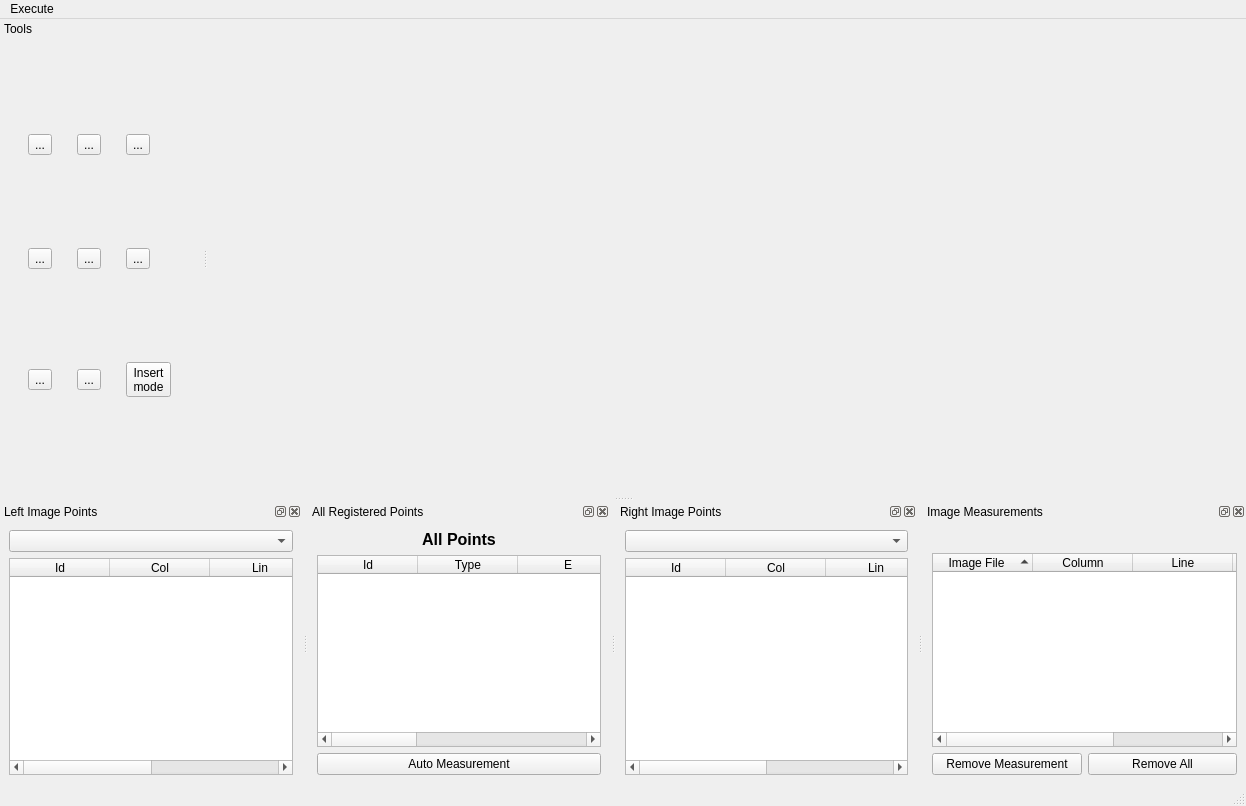
 <widget class="QMainWindow" name="PTMainWindow">
  <property name="geometry">
   <rect>
    <x>0</x>
    <y>0</y>
    <width>1246</width>
    <height>806</height>
   </rect>
  </property>
  <property name="windowTitle">
   <string>MainWindow</string>
  </property>
  <property name="autoFillBackground">
   <bool>true</bool>
  </property>
  <widget class="QWidget" name="centralwidget">
   <property name="maximumSize">
    <size>
     <width>16777215</width>
     <height>16777215</height>
    </size>
   </property>
   <layout class="QHBoxLayout" name="horizontalLayout">
    <item>
     <layout class="QVBoxLayout" name="viewerLayout">
      <property name="sizeConstraint">
       <enum>QLayout::SetNoConstraint</enum>
      </property>
     </layout>
    </item>
   </layout>
  </widget>
  <widget class="QMenuBar" name="menubar">
   <property name="geometry">
    <rect>
     <x>0</x>
     <y>0</y>
     <width>1246</width>
     <height>25</height>
    </rect>
   </property>
   <widget class="QMenu" name="menuExecute">
    <property name="title">
     <string>Execute</string>
    </property>
    <addaction name="actionCalculateFotoTri"/>
   </widget>
   <addaction name="menuExecute"/>
  </widget>
  <widget class="QStatusBar" name="statusBar"/>
  <widget class="QDockWidget" name="leftImageDock">
   <property name="sizePolicy">
    <sizepolicy hsizetype="MinimumExpanding" vsizetype="Preferred">
     <horstretch>0</horstretch>
     <verstretch>0</verstretch>
    </sizepolicy>
   </property>
   <property name="minimumSize">
    <size>
     <width>107</width>
     <height>164</height>
    </size>
   </property>
   <property name="features">
    <set>QDockWidget::AllDockWidgetFeatures</set>
   </property>
   <property name="allowedAreas">
    <set>Qt::BottomDockWidgetArea</set>
   </property>
   <property name="windowTitle">
    <string>Left Image Points</string>
   </property>
   <attribute name="dockWidgetArea">
    <number>8</number>
   </attribute>
   <widget class="QWidget" name="dockWidgetContents_7">
    <layout class="QVBoxLayout" name="verticalLayout">
     <item>
      <widget class="QComboBox" name="leftImageComboBox"/>
     </item>
     <item>
      <widget class="br::uerj::eng::efoto::ETableWidget" name="leftImageTableWidget">
       <property name="focusPolicy">
        <enum>Qt::StrongFocus</enum>
       </property>
       <property name="toolTip">
        <string comment="disambi" extracomment="comment">&lt;!DOCTYPE HTML PUBLIC &quot;-//W3C//DTD HTML 4.0//EN&quot; &quot;http://www.w3.org/TR/REC-html40/strict.dtd&quot;&gt;
&lt;html&gt;&lt;head&gt;&lt;meta name=&quot;qrichtext&quot; content=&quot;1&quot; /&gt;&lt;style type=&quot;text/css&quot;&gt;
p, li { white-space: pre-wrap; }
&lt;/style&gt;&lt;/head&gt;&lt;body style=&quot; font-family:'Sans'; font-size:10pt; font-weight:400; font-style:normal;&quot;&gt;
&lt;p style=&quot; margin-top:0px; margin-bottom:0px; margin-left:0px; margin-right:0px; -qt-block-indent:0; text-indent:0px;&quot;&gt;&lt;span style=&quot; color:#000000;&quot;&gt;Table with image's points&lt;/span&gt;&lt;/p&gt;&lt;/body&gt;&lt;/html&gt;</string>
       </property>
       <property name="editTriggers">
        <set>QAbstractItemView::NoEditTriggers</set>
       </property>
       <property name="showDropIndicator" stdset="0">
        <bool>false</bool>
       </property>
       <property name="dragDropOverwriteMode">
        <bool>false</bool>
       </property>
       <property name="sortingEnabled">
        <bool>true</bool>
       </property>
       <property name="rowCount">
        <number>0</number>
       </property>
       <property name="columnCount">
        <number>4</number>
       </property>
       <column>
        <property name="text">
         <string>Id</string>
        </property>
       </column>
       <column>
        <property name="text">
         <string>Col</string>
        </property>
       </column>
       <column>
        <property name="text">
         <string>Lin</string>
        </property>
       </column>
       <column>
        <property name="text">
         <string>key</string>
        </property>
       </column>
      </widget>
     </item>
    </layout>
   </widget>
  </widget>
  <widget class="QDockWidget" name="pointsDock">
   <property name="sizePolicy">
    <sizepolicy hsizetype="MinimumExpanding" vsizetype="Preferred">
     <horstretch>0</horstretch>
     <verstretch>0</verstretch>
    </sizepolicy>
   </property>
   <property name="minimumSize">
    <size>
     <width>259</width>
     <height>187</height>
    </size>
   </property>
   <property name="features">
    <set>QDockWidget::AllDockWidgetFeatures</set>
   </property>
   <property name="allowedAreas">
    <set>Qt::BottomDockWidgetArea</set>
   </property>
   <property name="windowTitle">
    <string>All Registered Points</string>
   </property>
   <attribute name="dockWidgetArea">
    <number>8</number>
   </attribute>
   <widget class="QWidget" name="dockWidgetContents_8">
    <layout class="QVBoxLayout" name="verticalLayout_2">
     <item>
      <widget class="QLabel" name="label_2">
       <property name="sizePolicy">
        <sizepolicy hsizetype="Minimum" vsizetype="Preferred">
         <horstretch>0</horstretch>
         <verstretch>0</verstretch>
        </sizepolicy>
       </property>
       <property name="text">
        <string>&lt;!DOCTYPE HTML PUBLIC &quot;-//W3C//DTD HTML 4.0//EN&quot; &quot;http://www.w3.org/TR/REC-html40/strict.dtd&quot;&gt;
&lt;html&gt;&lt;head&gt;&lt;meta name=&quot;qrichtext&quot; content=&quot;1&quot; /&gt;&lt;style type=&quot;text/css&quot;&gt;
p, li { white-space: pre-wrap; }
&lt;/style&gt;&lt;/head&gt;&lt;body style=&quot; font-family:'MS Shell Dlg 2'; font-size:8.25pt; font-weight:400; font-style:normal;&quot;&gt;
&lt;p align=&quot;center&quot; style=&quot; margin-top:0px; margin-bottom:0px; margin-left:0px; margin-right:0px; -qt-block-indent:0; text-indent:0px;&quot;&gt;&lt;span style=&quot; font-size:12pt; font-weight:600;&quot;&gt;All Points&lt;/span&gt;&lt;/p&gt;&lt;/body&gt;&lt;/html&gt;</string>
       </property>
      </widget>
     </item>
     <item>
      <widget class="br::uerj::eng::efoto::ETableWidget" name="pointsTableWidget">
       <property name="toolTip">
        <string>&lt;!DOCTYPE HTML PUBLIC &quot;-//W3C//DTD HTML 4.0//EN&quot; &quot;http://www.w3.org/TR/REC-html40/strict.dtd&quot;&gt;
&lt;html&gt;&lt;head&gt;&lt;meta name=&quot;qrichtext&quot; content=&quot;1&quot; /&gt;&lt;style type=&quot;text/css&quot;&gt;
p, li { white-space: pre-wrap; }
&lt;/style&gt;&lt;/head&gt;&lt;body style=&quot; font-family:'Sans'; font-size:10pt; font-weight:400; font-style:normal;&quot;&gt;
&lt;p style=&quot; margin-top:0px; margin-bottom:0px; margin-left:0px; margin-right:0px; -qt-block-indent:0; text-indent:0px;&quot;&gt;&lt;span style=&quot; color:#000000;&quot;&gt;Table with all points&lt;/span&gt;&lt;/p&gt;&lt;/body&gt;&lt;/html&gt;</string>
       </property>
       <property name="sortingEnabled">
        <bool>true</bool>
       </property>
       <property name="rowCount">
        <number>0</number>
       </property>
       <property name="columnCount">
        <number>6</number>
       </property>
       <column>
        <property name="text">
         <string>Id</string>
        </property>
       </column>
       <column>
        <property name="text">
         <string>Type</string>
        </property>
       </column>
       <column>
        <property name="text">
         <string>E</string>
        </property>
       </column>
       <column>
        <property name="text">
         <string>N</string>
        </property>
       </column>
       <column>
        <property name="text">
         <string>H</string>
        </property>
       </column>
       <column>
        <property name="text">
         <string>keys</string>
        </property>
       </column>
      </widget>
     </item>
     <item>
      <widget class="QPushButton" name="autoMeasurementButton">
       <property name="text">
        <string>Auto Measurement</string>
       </property>
      </widget>
     </item>
    </layout>
   </widget>
  </widget>
  <widget class="QDockWidget" name="rightImageDock">
   <property name="sizePolicy">
    <sizepolicy hsizetype="MinimumExpanding" vsizetype="Preferred">
     <horstretch>0</horstretch>
     <verstretch>0</verstretch>
    </sizepolicy>
   </property>
   <property name="minimumSize">
    <size>
     <width>107</width>
     <height>164</height>
    </size>
   </property>
   <property name="features">
    <set>QDockWidget::AllDockWidgetFeatures</set>
   </property>
   <property name="allowedAreas">
    <set>Qt::BottomDockWidgetArea</set>
   </property>
   <property name="windowTitle">
    <string>Right Image Points</string>
   </property>
   <attribute name="dockWidgetArea">
    <number>8</number>
   </attribute>
   <widget class="QWidget" name="dockWidgetContents_9">
    <layout class="QVBoxLayout" name="verticalLayout_3">
     <item>
      <widget class="QComboBox" name="rightImageComboBox"/>
     </item>
     <item>
      <widget class="br::uerj::eng::efoto::ETableWidget" name="rightImageTableWidget">
       <property name="toolTip">
        <string>&lt;!DOCTYPE HTML PUBLIC &quot;-//W3C//DTD HTML 4.0//EN&quot; &quot;http://www.w3.org/TR/REC-html40/strict.dtd&quot;&gt;
&lt;html&gt;&lt;head&gt;&lt;meta name=&quot;qrichtext&quot; content=&quot;1&quot; /&gt;&lt;style type=&quot;text/css&quot;&gt;
p, li { white-space: pre-wrap; }
&lt;/style&gt;&lt;/head&gt;&lt;body style=&quot; font-family:'Sans'; font-size:10pt; font-weight:400; font-style:normal;&quot;&gt;
&lt;p style=&quot; margin-top:0px; margin-bottom:0px; margin-left:0px; margin-right:0px; -qt-block-indent:0; text-indent:0px;&quot;&gt;&lt;span style=&quot; color:#000000;&quot;&gt;Table with image's points&lt;/span&gt;&lt;/p&gt;&lt;/body&gt;&lt;/html&gt;</string>
       </property>
       <property name="sortingEnabled">
        <bool>true</bool>
       </property>
       <property name="rowCount">
        <number>0</number>
       </property>
       <property name="columnCount">
        <number>4</number>
       </property>
       <column>
        <property name="text">
         <string>Id</string>
        </property>
       </column>
       <column>
        <property name="text">
         <string>Col</string>
        </property>
       </column>
       <column>
        <property name="text">
         <string>Lin</string>
        </property>
       </column>
       <column>
        <property name="text">
         <string>Key</string>
        </property>
       </column>
      </widget>
     </item>
    </layout>
   </widget>
  </widget>
  <widget class="QDockWidget" name="toolsDockWidget">
   <property name="sizePolicy">
    <sizepolicy hsizetype="Minimum" vsizetype="Minimum">
     <horstretch>0</horstretch>
     <verstretch>0</verstretch>
    </sizepolicy>
   </property>
   <property name="minimumSize">
    <size>
     <width>202</width>
     <height>177</height>
    </size>
   </property>
   <property name="maximumSize">
    <size>
     <width>500</width>
     <height>524287</height>
    </size>
   </property>
   <property name="baseSize">
    <size>
     <width>200</width>
     <height>300</height>
    </size>
   </property>
   <property name="features">
    <set>QDockWidget::DockWidgetMovable</set>
   </property>
   <property name="allowedAreas">
    <set>Qt::LeftDockWidgetArea|Qt::RightDockWidgetArea</set>
   </property>
   <property name="windowTitle">
    <string>Tools</string>
   </property>
   <attribute name="dockWidgetArea">
    <number>1</number>
   </attribute>
   <widget class="QWidget" name="dockWidgetContents_2">
    <layout class="QGridLayout" name="gridLayout">
     <item row="0" column="0">
      <widget class="QToolButton" name="markToolButton">
       <property name="toolTip">
        <string>&lt;!DOCTYPE HTML PUBLIC &quot;-//W3C//DTD HTML 4.0//EN&quot; &quot;http://www.w3.org/TR/REC-html40/strict.dtd&quot;&gt;
&lt;html&gt;&lt;head&gt;&lt;meta name=&quot;qrichtext&quot; content=&quot;1&quot; /&gt;&lt;style type=&quot;text/css&quot;&gt;
p, li { white-space: pre-wrap; }
&lt;/style&gt;&lt;/head&gt;&lt;body style=&quot; font-family:'Ubuntu'; font-size:11pt; font-weight:400; font-style:normal;&quot;&gt;
&lt;p style=&quot; margin-top:0px; margin-bottom:0px; margin-left:0px; margin-right:0px; -qt-block-indent:0; text-indent:0px;&quot;&gt;&lt;span style=&quot; font-family:'Sans'; font-size:8pt; font-weight:600; color:#000000;&quot;&gt;Create a photogrammetric point in project&lt;/span&gt;&lt;/p&gt;&lt;/body&gt;&lt;/html&gt;</string>
       </property>
       <property name="text">
        <string>...</string>
       </property>
       <property name="icon">
        <iconset resource="../resource/resource.qrc">
         <normaloff>:/icon/addmark.png</normaloff>:/icon/addmark.png</iconset>
       </property>
       <property name="iconSize">
        <size>
         <width>32</width>
         <height>32</height>
        </size>
       </property>
      </widget>
     </item>
     <item row="0" column="1">
      <widget class="QToolButton" name="flightDirectionToolButton">
       <property name="text">
        <string>...</string>
       </property>
       <property name="icon">
        <iconset resource="../resource/resource.qrc">
         <normaloff>:/icon/fd.png</normaloff>:/icon/fd.png</iconset>
       </property>
       <property name="iconSize">
        <size>
         <width>32</width>
         <height>32</height>
        </size>
       </property>
      </widget>
     </item>
     <item row="0" column="2">
      <widget class="QToolButton" name="calculateFotoTriToolButton">
       <property name="toolTip">
        <string>&lt;html&gt;&lt;head/&gt;&lt;body&gt;&lt;p&gt;&lt;span style=&quot; font-size:8pt; font-weight:600;&quot;&gt;Execute photo-triangulation&lt;/span&gt;&lt;/p&gt;&lt;/body&gt;&lt;/html&gt;</string>
       </property>
       <property name="text">
        <string>...</string>
       </property>
       <property name="icon">
        <iconset resource="../resource/resource.qrc">
         <normaloff>:/icon/exterior.png</normaloff>:/icon/exterior.png</iconset>
       </property>
       <property name="iconSize">
        <size>
         <width>32</width>
         <height>32</height>
        </size>
       </property>
      </widget>
     </item>
     <item row="1" column="0">
      <widget class="QToolButton" name="saveMarksButton">
       <property name="toolTip">
        <string>&lt;!DOCTYPE HTML PUBLIC &quot;-//W3C//DTD HTML 4.0//EN&quot; &quot;http://www.w3.org/TR/REC-html40/strict.dtd&quot;&gt;
&lt;html&gt;&lt;head&gt;&lt;meta name=&quot;qrichtext&quot; content=&quot;1&quot; /&gt;&lt;style type=&quot;text/css&quot;&gt;
p, li { white-space: pre-wrap; }
&lt;/style&gt;&lt;/head&gt;&lt;body style=&quot; font-family:'Ubuntu'; font-size:11pt; font-weight:400; font-style:normal;&quot;&gt;
&lt;p style=&quot; margin-top:0px; margin-bottom:0px; margin-left:0px; margin-right:0px; -qt-block-indent:0; text-indent:0px;&quot;&gt;&lt;span style=&quot; font-family:'MS Shell Dlg 2'; font-size:8pt; font-weight:600; color:#000000;&quot;&gt;Record measurements&lt;/span&gt;&lt;/p&gt;&lt;/body&gt;&lt;/html&gt;</string>
       </property>
       <property name="text">
        <string>...</string>
       </property>
       <property name="icon">
        <iconset resource="../resource/resource.qrc">
         <normaloff>:/icon/filesave</normaloff>:/icon/filesave</iconset>
       </property>
       <property name="iconSize">
        <size>
         <width>32</width>
         <height>32</height>
        </size>
       </property>
      </widget>
     </item>
     <item row="1" column="1">
      <widget class="QToolButton" name="viewReportToolButton">
       <property name="toolTip">
        <string>&lt;html&gt;&lt;head/&gt;&lt;body&gt;&lt;p&gt;&lt;span style=&quot; font-size:8pt; font-weight:600;&quot;&gt;Report accepted exterior orientations&lt;/span&gt;&lt;/p&gt;&lt;/body&gt;&lt;/html&gt;</string>
       </property>
       <property name="text">
        <string>...</string>
       </property>
       <property name="icon">
        <iconset resource="../resource/resource.qrc">
         <normaloff>:/icon/table.png</normaloff>:/icon/table.png</iconset>
       </property>
       <property name="iconSize">
        <size>
         <width>32</width>
         <height>32</height>
        </size>
       </property>
      </widget>
     </item>
     <item row="1" column="2">
      <widget class="QToolButton" name="exportToKmlButton">
       <property name="toolTip">
        <string>&lt;!DOCTYPE HTML PUBLIC &quot;-//W3C//DTD HTML 4.0//EN&quot; &quot;http://www.w3.org/TR/REC-html40/strict.dtd&quot;&gt;
&lt;html&gt;&lt;head&gt;&lt;meta name=&quot;qrichtext&quot; content=&quot;1&quot; /&gt;&lt;style type=&quot;text/css&quot;&gt;
p, li { white-space: pre-wrap; }
&lt;/style&gt;&lt;/head&gt;&lt;body style=&quot; font-family:'Ubuntu'; font-size:11pt; font-weight:400; font-style:normal;&quot;&gt;
&lt;p style=&quot; margin-top:0px; margin-bottom:0px; margin-left:0px; margin-right:0px; -qt-block-indent:0; text-indent:0px;&quot;&gt;&lt;span style=&quot; font-family:'MS Shell Dlg 2'; font-size:8pt; font-weight:600; color:#000000;&quot;&gt;Make a kml file with terrain points and images limits&lt;/span&gt;&lt;/p&gt;&lt;/body&gt;&lt;/html&gt;</string>
       </property>
       <property name="text">
        <string>...</string>
       </property>
       <property name="icon">
        <iconset resource="../resource/resource.qrc">
         <normaloff>:/icon/exportKMLIcon.png</normaloff>:/icon/exportKMLIcon.png</iconset>
       </property>
       <property name="iconSize">
        <size>
         <width>32</width>
         <height>32</height>
        </size>
       </property>
      </widget>
     </item>
     <item row="2" column="0">
      <widget class="QToolButton" name="reportButton">
       <property name="toolTip">
        <string>&lt;!DOCTYPE HTML PUBLIC &quot;-//W3C//DTD HTML 4.0//EN&quot; &quot;http://www.w3.org/TR/REC-html40/strict.dtd&quot;&gt;
&lt;html&gt;&lt;head&gt;&lt;meta name=&quot;qrichtext&quot; content=&quot;1&quot; /&gt;&lt;style type=&quot;text/css&quot;&gt;
p, li { white-space: pre-wrap; }
&lt;/style&gt;&lt;/head&gt;&lt;body style=&quot; font-family:'Ubuntu'; font-size:11pt; font-weight:400; font-style:normal;&quot;&gt;
&lt;p style=&quot; margin-top:0px; margin-bottom:0px; margin-left:0px; margin-right:0px; -qt-block-indent:0; text-indent:0px;&quot;&gt;&lt;span style=&quot; font-family:'MS Shell Dlg 2'; font-size:8pt; font-weight:600; color:#000000;&quot;&gt;Photo-triangulation report &lt;/span&gt;&lt;/p&gt;&lt;/body&gt;&lt;/html&gt;</string>
       </property>
       <property name="text">
        <string>...</string>
       </property>
       <property name="icon">
        <iconset resource="../resource/resource.qrc">
         <normaloff>:/icon/report.png</normaloff>:/icon/report.png</iconset>
       </property>
       <property name="iconSize">
        <size>
         <width>32</width>
         <height>32</height>
        </size>
       </property>
      </widget>
     </item>
     <item row="2" column="1">
      <widget class="QToolButton" name="doneButton">
       <property name="toolTip">
        <string>&lt;!DOCTYPE HTML PUBLIC &quot;-//W3C//DTD HTML 4.0//EN&quot; &quot;http://www.w3.org/TR/REC-html40/strict.dtd&quot;&gt;
&lt;html&gt;&lt;head&gt;&lt;meta name=&quot;qrichtext&quot; content=&quot;1&quot; /&gt;&lt;style type=&quot;text/css&quot;&gt;
p, li { white-space: pre-wrap; }
&lt;/style&gt;&lt;/head&gt;&lt;body style=&quot; font-family:'Ubuntu'; font-size:11pt; font-weight:400; font-style:normal;&quot;&gt;
&lt;p style=&quot; margin-top:0px; margin-bottom:0px; margin-left:0px; margin-right:0px; -qt-block-indent:0; text-indent:0px;&quot;&gt;&lt;span style=&quot; font-family:'MS Shell Dlg 2'; font-size:8pt; font-weight:600; color:#000000;&quot;&gt;Done &lt;/span&gt;&lt;/p&gt;&lt;/body&gt;&lt;/html&gt;</string>
       </property>
       <property name="text">
        <string>...</string>
       </property>
       <property name="icon">
        <iconset resource="../resource/resource.qrc">
         <normaloff>:/icon/done.png</normaloff>:/icon/done.png</iconset>
       </property>
       <property name="iconSize">
        <size>
         <width>32</width>
         <height>32</height>
        </size>
       </property>
      </widget>
     </item>
     <item row="2" column="2">
      <widget class="QToolButton" name="insertPointInButton">
       <property name="toolTip">
        <string>&lt;!DOCTYPE HTML PUBLIC &quot;-//W3C//DTD HTML 4.0//EN&quot; &quot;http://www.w3.org/TR/REC-html40/strict.dtd&quot;&gt;
&lt;html&gt;&lt;head&gt;&lt;meta name=&quot;qrichtext&quot; content=&quot;1&quot; /&gt;&lt;style type=&quot;text/css&quot;&gt;
p, li { white-space: pre-wrap; }
&lt;/style&gt;&lt;/head&gt;&lt;body style=&quot; font-family:'Sans'; font-size:10pt; font-weight:400; font-style:normal;&quot;&gt;
&lt;p style=&quot; margin-top:0px; margin-bottom:0px; margin-left:0px; margin-right:0px; -qt-block-indent:0; text-indent:0px;&quot;&gt;&lt;span style=&quot; color:#000000;&quot;&gt;Change to insertion mode to ON or OFF&lt;/span&gt;&lt;/p&gt;&lt;/body&gt;&lt;/html&gt;</string>
       </property>
       <property name="statusTip">
        <string/>
       </property>
       <property name="text">
        <string>Insert
mode</string>
       </property>
       <property name="checkable">
        <bool>true</bool>
       </property>
       <property name="popupMode">
        <enum>QToolButton::InstantPopup</enum>
       </property>
       <property name="toolButtonStyle">
        <enum>Qt::ToolButtonTextOnly</enum>
       </property>
       <property name="autoRaise">
        <bool>false</bool>
       </property>
       <property name="arrowType">
        <enum>Qt::LeftArrow</enum>
       </property>
      </widget>
     </item>
    </layout>
   </widget>
  </widget>
  <widget class="QDockWidget" name="appearancesImagesDock">
   <property name="sizePolicy">
    <sizepolicy hsizetype="MinimumExpanding" vsizetype="Minimum">
     <horstretch>0</horstretch>
     <verstretch>0</verstretch>
    </sizepolicy>
   </property>
   <property name="minimumSize">
    <size>
     <width>293</width>
     <height>218</height>
    </size>
   </property>
   <property name="windowTitle">
    <string>Image Measurements</string>
   </property>
   <attribute name="dockWidgetArea">
    <number>8</number>
   </attribute>
   <widget class="QWidget" name="dockWidgetContents">
    <layout class="QVBoxLayout" name="verticalLayout_4">
     <item>
      <widget class="QLabel" name="pointIdLabel">
       <property name="sizePolicy">
        <sizepolicy hsizetype="Preferred" vsizetype="Fixed">
         <horstretch>0</horstretch>
         <verstretch>0</verstretch>
        </sizepolicy>
       </property>
       <property name="minimumSize">
        <size>
         <width>0</width>
         <height>17</height>
        </size>
       </property>
       <property name="maximumSize">
        <size>
         <width>16777215</width>
         <height>17</height>
        </size>
       </property>
       <property name="text">
        <string/>
       </property>
       <property name="alignment">
        <set>Qt::AlignCenter</set>
       </property>
      </widget>
     </item>
     <item>
      <widget class="QTreeWidget" name="imagesPointTreeWidget">
       <property name="sizePolicy">
        <sizepolicy hsizetype="Preferred" vsizetype="Preferred">
         <horstretch>0</horstretch>
         <verstretch>0</verstretch>
        </sizepolicy>
       </property>
       <property name="minimumSize">
        <size>
         <width>0</width>
         <height>0</height>
        </size>
       </property>
       <property name="maximumSize">
        <size>
         <width>16777215</width>
         <height>16777215</height>
        </size>
       </property>
       <property name="autoScroll">
        <bool>true</bool>
       </property>
       <property name="editTriggers">
        <set>QAbstractItemView::NoEditTriggers</set>
       </property>
       <property name="showDropIndicator" stdset="0">
        <bool>false</bool>
       </property>
       <property name="dragDropMode">
        <enum>QAbstractItemView::NoDragDrop</enum>
       </property>
       <property name="alternatingRowColors">
        <bool>true</bool>
       </property>
       <property name="selectionMode">
        <enum>QAbstractItemView::SingleSelection</enum>
       </property>
       <property name="indentation">
        <number>0</number>
       </property>
       <property name="rootIsDecorated">
        <bool>true</bool>
       </property>
       <property name="uniformRowHeights">
        <bool>true</bool>
       </property>
       <property name="itemsExpandable">
        <bool>true</bool>
       </property>
       <property name="sortingEnabled">
        <bool>true</bool>
       </property>
       <property name="animated">
        <bool>true</bool>
       </property>
       <property name="wordWrap">
        <bool>true</bool>
       </property>
       <property name="columnCount">
        <number>5</number>
       </property>
       <attribute name="headerShowSortIndicator" stdset="0">
        <bool>true</bool>
       </attribute>
       <attribute name="headerStretchLastSection">
        <bool>true</bool>
       </attribute>
       <column>
        <property name="text">
         <string>Image File</string>
        </property>
        <property name="textAlignment">
         <set>AlignHCenter|AlignVCenter|AlignCenter</set>
        </property>
       </column>
       <column>
        <property name="text">
         <string notr="true">Column</string>
        </property>
        <property name="textAlignment">
         <set>AlignHCenter|AlignVCenter|AlignCenter</set>
        </property>
       </column>
       <column>
        <property name="text">
         <string notr="true">Line</string>
        </property>
        <property name="textAlignment">
         <set>AlignHCenter|AlignVCenter|AlignCenter</set>
        </property>
       </column>
       <column>
        <property name="text">
         <string notr="true">Image Key</string>
        </property>
        <property name="textAlignment">
         <set>AlignHCenter|AlignVCenter|AlignCenter</set>
        </property>
       </column>
       <column>
        <property name="text">
         <string>Point Key</string>
        </property>
       </column>
      </widget>
     </item>
     <item>
      <layout class="QHBoxLayout" name="horizontalLayout_2">
       <item>
        <widget class="QPushButton" name="removeButton">
         <property name="text">
          <string>Remove Measurement</string>
         </property>
        </widget>
       </item>
       <item>
        <widget class="QPushButton" name="removeAllButton">
         <property name="text">
          <string>Remove All</string>
         </property>
        </widget>
       </item>
      </layout>
     </item>
    </layout>
   </widget>
  </widget>
  <action name="actionSet_Mark">
   <property name="checkable">
    <bool>true</bool>
   </property>
   <property name="icon">
    <iconset>
     <normaloff>:/icon/mark.png</normaloff>:/icon/mark.png</iconset>
   </property>
   <property name="text">
    <string>actionSet_Mark</string>
   </property>
   <property name="toolTip">
    <string>&lt;!DOCTYPE HTML PUBLIC &quot;-//W3C//DTD HTML 4.0//EN&quot; &quot;http://www.w3.org/TR/REC-html40/strict.dtd&quot;&gt;
&lt;html&gt;&lt;head&gt;&lt;meta name=&quot;qrichtext&quot; content=&quot;1&quot; /&gt;&lt;style type=&quot;text/css&quot;&gt;
p, li { white-space: pre-wrap; }
&lt;/style&gt;&lt;/head&gt;&lt;body style=&quot; font-family:'Sans'; font-size:10pt; font-weight:400; font-style:normal;&quot;&gt;
&lt;p style=&quot; margin-top:0px; margin-bottom:0px; margin-left:0px; margin-right:0px; -qt-block-indent:0; text-indent:0px;&quot;&gt;&lt;span style=&quot; color:#000000;&quot;&gt;Mark point in image&lt;/span&gt;&lt;/p&gt;&lt;/body&gt;&lt;/html&gt;</string>
   </property>
   <property name="iconVisibleInMenu">
    <bool>false</bool>
   </property>
   <property name="priority">
    <enum>QAction::LowPriority</enum>
   </property>
  </action>
  <action name="actionMove">
   <property name="checkable">
    <bool>true</bool>
   </property>
   <property name="icon">
    <iconset resource="../resource/resource.qrc">
     <normaloff>:/icon/move.png</normaloff>:/icon/move.png</iconset>
   </property>
   <property name="text">
    <string>move</string>
   </property>
   <property name="toolTip">
    <string>&lt;!DOCTYPE HTML PUBLIC &quot;-//W3C//DTD HTML 4.0//EN&quot; &quot;http://www.w3.org/TR/REC-html40/strict.dtd&quot;&gt;
&lt;html&gt;&lt;head&gt;&lt;meta name=&quot;qrichtext&quot; content=&quot;1&quot; /&gt;&lt;style type=&quot;text/css&quot;&gt;
p, li { white-space: pre-wrap; }
&lt;/style&gt;&lt;/head&gt;&lt;body style=&quot; font-family:'Sans'; font-size:10pt; font-weight:400; font-style:normal;&quot;&gt;
&lt;p style=&quot; margin-top:0px; margin-bottom:0px; margin-left:0px; margin-right:0px; -qt-block-indent:0; text-indent:0px;&quot;&gt;&lt;span style=&quot; color:#000000;&quot;&gt;Move a image&lt;/span&gt;&lt;/p&gt;&lt;/body&gt;&lt;/html&gt;</string>
   </property>
  </action>
  <action name="actionZoom">
   <property name="checkable">
    <bool>true</bool>
   </property>
   <property name="icon">
    <iconset resource="../resource/resource.qrc">
     <normaloff>:/icon/find.png</normaloff>:/icon/find.png</iconset>
   </property>
   <property name="text">
    <string>zoom</string>
   </property>
   <property name="toolTip">
    <string>&lt;!DOCTYPE HTML PUBLIC &quot;-//W3C//DTD HTML 4.0//EN&quot; &quot;http://www.w3.org/TR/REC-html40/strict.dtd&quot;&gt;
&lt;html&gt;&lt;head&gt;&lt;meta name=&quot;qrichtext&quot; content=&quot;1&quot; /&gt;&lt;style type=&quot;text/css&quot;&gt;
p, li { white-space: pre-wrap; }
&lt;/style&gt;&lt;/head&gt;&lt;body style=&quot; font-family:'Sans'; font-size:10pt; font-weight:400; font-style:normal;&quot;&gt;
&lt;p style=&quot; margin-top:0px; margin-bottom:0px; margin-left:0px; margin-right:0px; -qt-block-indent:0; text-indent:0px;&quot;&gt;&lt;span style=&quot; color:#000000;&quot;&gt;Zoom in image&lt;/span&gt;&lt;/p&gt;&lt;/body&gt;&lt;/html&gt;</string>
   </property>
  </action>
  <action name="actionFit_View">
   <property name="icon">
    <iconset resource="../resource/resource.qrc">
     <normaloff>:/icon/fit.png</normaloff>:/icon/fit.png</iconset>
   </property>
   <property name="text">
    <string>fit</string>
   </property>
   <property name="toolTip">
    <string>&lt;!DOCTYPE HTML PUBLIC &quot;-//W3C//DTD HTML 4.0//EN&quot; &quot;http://www.w3.org/TR/REC-html40/strict.dtd&quot;&gt;
&lt;html&gt;&lt;head&gt;&lt;meta name=&quot;qrichtext&quot; content=&quot;1&quot; /&gt;&lt;style type=&quot;text/css&quot;&gt;
p, li { white-space: pre-wrap; }
&lt;/style&gt;&lt;/head&gt;&lt;body style=&quot; font-family:'Sans'; font-size:10pt; font-weight:400; font-style:normal;&quot;&gt;
&lt;p style=&quot; margin-top:0px; margin-bottom:0px; margin-left:0px; margin-right:0px; -qt-block-indent:0; text-indent:0px;&quot;&gt;&lt;span style=&quot; color:#000000;&quot;&gt;Fit image in all possible area&lt;/span&gt;&lt;/p&gt;&lt;/body&gt;&lt;/html&gt;</string>
   </property>
  </action>
  <action name="actionFoto_Tri">
   <property name="icon">
    <iconset resource="../resource/resource.qrc">
     <normaloff>:/icon/exterior.png</normaloff>:/icon/exterior.png</iconset>
   </property>
   <property name="text">
    <string>fotoTri</string>
   </property>
   <property name="toolTip">
    <string>&lt;!DOCTYPE HTML PUBLIC &quot;-//W3C//DTD HTML 4.0//EN&quot; &quot;http://www.w3.org/TR/REC-html40/strict.dtd&quot;&gt;
&lt;html&gt;&lt;head&gt;&lt;meta name=&quot;qrichtext&quot; content=&quot;1&quot; /&gt;&lt;style type=&quot;text/css&quot;&gt;
p, li { white-space: pre-wrap; }
&lt;/style&gt;&lt;/head&gt;&lt;body style=&quot; font-family:'Sans'; font-size:10pt; font-weight:400; font-style:normal;&quot;&gt;
&lt;p style=&quot; margin-top:0px; margin-bottom:0px; margin-left:0px; margin-right:0px; -qt-block-indent:0; text-indent:0px;&quot;&gt;&lt;span style=&quot; color:#000000;&quot;&gt;Run PhotoTriangulation&lt;/span&gt;&lt;/p&gt;&lt;/body&gt;&lt;/html&gt;</string>
   </property>
  </action>
  <action name="actionView_Report">
   <property name="icon">
    <iconset resource="../resource/resource.qrc">
     <normaloff>:/icon/table.png</normaloff>:/icon/table.png</iconset>
   </property>
   <property name="text">
    <string>viewReport</string>
   </property>
   <property name="toolTip">
    <string>&lt;!DOCTYPE HTML PUBLIC &quot;-//W3C//DTD HTML 4.0//EN&quot; &quot;http://www.w3.org/TR/REC-html40/strict.dtd&quot;&gt;
&lt;html&gt;&lt;head&gt;&lt;meta name=&quot;qrichtext&quot; content=&quot;1&quot; /&gt;&lt;style type=&quot;text/css&quot;&gt;
p, li { white-space: pre-wrap; }
&lt;/style&gt;&lt;/head&gt;&lt;body style=&quot; font-family:'Sans'; font-size:10pt; font-weight:400; font-style:normal;&quot;&gt;
&lt;p style=&quot; margin-top:0px; margin-bottom:0px; margin-left:0px; margin-right:0px; -qt-block-indent:0; text-indent:0px;&quot;&gt;&lt;span style=&quot; color:#000000;&quot;&gt;See the results/report&lt;/span&gt;&lt;/p&gt;&lt;/body&gt;&lt;/html&gt;</string>
   </property>
  </action>
  <action name="actionFlightDirection">
   <property name="checkable">
    <bool>true</bool>
   </property>
   <property name="icon">
    <iconset resource="../resource/resource.qrc">
     <normaloff>:/icon/fd.png</normaloff>:/icon/fd.png</iconset>
   </property>
   <property name="text">
    <string>flightdirection</string>
   </property>
   <property name="toolTip">
    <string>&lt;!DOCTYPE HTML PUBLIC &quot;-//W3C//DTD HTML 4.0//EN&quot; &quot;http://www.w3.org/TR/REC-html40/strict.dtd&quot;&gt;
&lt;html&gt;&lt;head&gt;&lt;meta name=&quot;qrichtext&quot; content=&quot;1&quot; /&gt;&lt;style type=&quot;text/css&quot;&gt;
p, li { white-space: pre-wrap; }
&lt;/style&gt;&lt;/head&gt;&lt;body style=&quot; font-family:'Sans'; font-size:10pt; font-weight:400; font-style:normal;&quot;&gt;
&lt;p style=&quot; margin-top:0px; margin-bottom:0px; margin-left:0px; margin-right:0px; -qt-block-indent:0; text-indent:0px;&quot;&gt;&lt;span style=&quot; color:#000000;&quot;&gt;Indicates flight's direction&lt;/span&gt;&lt;/p&gt;&lt;/body&gt;&lt;/html&gt;</string>
   </property>
  </action>
  <action name="actionCalculateFotoTri">
   <property name="text">
    <string>Calculate</string>
   </property>
   <property name="toolTip">
    <string>Calculate PhotoTriangulation</string>
   </property>
   <property name="shortcut">
    <string>Alt+F</string>
   </property>
  </action>
 </widget>
